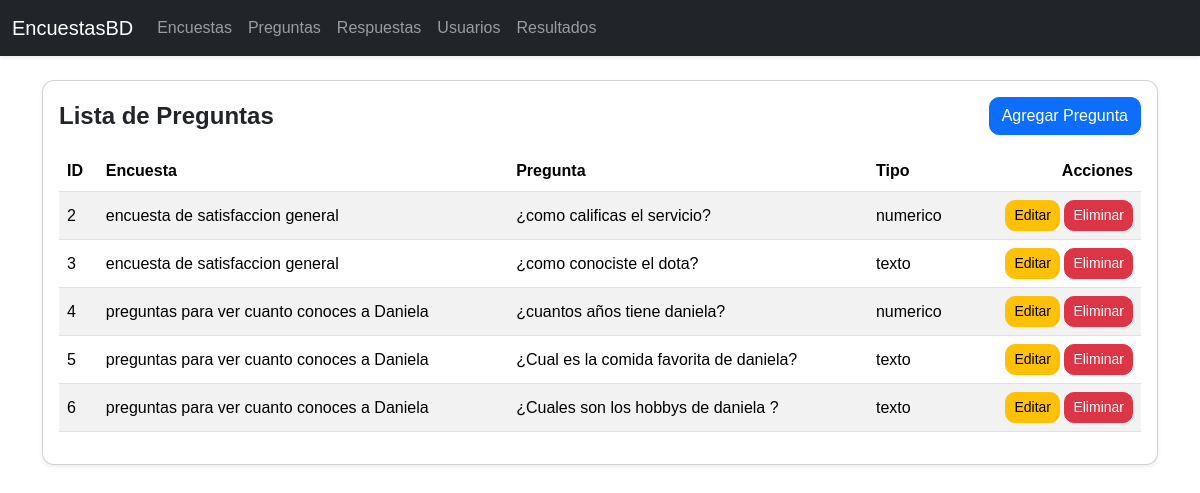
Screenshot of /preguntas/ with the database file from the repository.
### tables this page shows
CREATE TABLE preguntas (
    id INTEGER PRIMARY KEY AUTOINCREMENT,
    id_encuesta INTEGER NOT NULL,
    texto_pregunta TEXT NOT NULL,
    tipo TEXT NOT NULL,
    FOREIGN KEY(id_encuesta) REFERENCES encuestas(id)
);

CREATE TABLE encuestas (
    id INTEGER PRIMARY KEY AUTOINCREMENT,
    titulo TEXT NOT NULL,
    descripcion TEXT,
    fecha_creacion TEXT DEFAULT CURRENT_TIMESTAMP
);

### preguntas/__init__.py (the view)
@preguntas_bp.route("/")
def preguntas_index():
    db = get_db()
    preguntas = db.execute("""
        SELECT p.id, p.texto_pregunta, p.tipo, e.titulo AS encuesta_titulo
        FROM preguntas p
        JOIN encuestas e ON p.id_encuesta = e.id
    """).fetchall()
    return render_template("preguntas_index.html", preguntas=preguntas)

### app.py (called while the page is built)
@app.teardown_appcontext
def teardown_db(exception):
    close_db()

### database.py (called while the page is built)
def get_db():
    db = getattr(g, "_database", None)
    if db is None:
        db = g._database = sqlite3.connect(DATABASE)
        db.row_factory = sqlite3.Row
    return db

### templates/preguntas_index.html (shortened to what this page needs)
{% extends "base.html" %}
{% block content %}
<div class="card shadow-sm">
  <div class="card-body">
    <div class="d-flex justify-content-between align-items-center mb-3">
      <h1 class="h4 m-0">Lista de Preguntas</h1>
      <a href="{{ url_for('preguntas.preguntas_add') }}" class="btn btn-primary">Agregar Pregunta</a>
    </div>
    <table class="table table-striped align-middle">
      <thead>
        <tr>
          <th>ID</th>
          <th>Encuesta</th>
          <th>Pregunta</th>
          <th>Tipo</th>
          <th class="text-end">Acciones</th>
        </tr>
      </thead>
      <tbody>
        {% for p in preguntas %}
        <tr>
          <td>{{ p.id }}</td>
          <td>{{ p.encuesta_titulo }}</td>
          <td>{{ p.texto_pregunta }}</td>
          <td>{{ p.tipo }}</td>
          <td class="text-end">
            <a href="{{ url_for('preguntas.preguntas_edit', id=p.id) }}" class="btn btn-warning btn-sm">Editar</a>
            <a onclick="return confirm('¿Seguro que deseas eliminar esta pregunta?')"
               href="{{ url_for('preguntas.preguntas_delete', id=p.id) }}"
               class="btn btn-danger btn-sm">Eliminar</a>
          </td>
        </tr>
        {% endfor %}
      </tbody>
    </table>
  </div>
</div>
{% endblock %}

### templates/base.html (shortened to what this page needs)
<!DOCTYPE html>
<html lang="es">
<head>
    <link href="https://cdn.jsdelivr.net/npm/bootstrap@5.3.2/dist/css/bootstrap.min.css" rel="stylesheet">
    <link rel="stylesheet" href="{{ url_for('static', filename='styles.css') }}">
</head>
<body>
    <nav class="navbar navbar-expand-lg navbar-dark bg-dark shadow-sm">
        <div class="container-fluid">
            <a class="navbar-brand" href="{{ url_for('index') }}">EncuestasBD</a>
            <div class="collapse navbar-collapse" id="navbarNav">
                <ul class="navbar-nav">
                    <li class="nav-item">
                        <a class="nav-link" href="{{ url_for('encuestas.encuestas_index') }}">Encuestas</a>
                    </li>
                    <li class="nav-item">
                        <a class="nav-link" href="{{ url_for('preguntas.preguntas_index') }}">Preguntas</a>
                    </li>
                    <li class="nav-item">
                        <a class="nav-link" href="{{ url_for('respuestas.respuestas_index') }}">Respuestas</a>
                    </li>
                    <li class="nav-item">
                        <a class="nav-link" href="{{ url_for('usuarios.usuarios_index') }}">Usuarios</a>
                    </li>
                    <li class="nav-item">
                        <a class="nav-link" href="{{ url_for('resultados.resultados_index') }}">Resultados</a>
                    </li>
                </ul>
            </div>
        </div>
    </nav>
    <div class="container mt-4 mb-5">
        {% block content %}
        {% endblock %}
    </div>
</body>
</html>

### static/styles.css (style rules this page uses)
body { background-image: url("https://wallpapers.com/images/hd/darling-in-the-franxx-lovely-couple-o31g3xt2x8baqsm1.jpg"); background-size: cover; background-position: center; background-attachment: fixed; background-repeat: no-repeat; font-family: Arial, sans-serif; }
.navbar { box-shadow: 0 4px 8px rgba(0,0,0,0.15); }
.container h1 { font-weight: bold; }
.table { background: white !important; }
.card { border-radius: 12px; }
.btn { border-radius: 10px; }

### rows the page displays
preguntas: id "2", encuesta_titulo "encuesta de satisfaccion general", texto_pregunta "¿como calificas el servicio?", tipo "numerico"
preguntas: id "3", encuesta_titulo "encuesta de satisfaccion general", texto_pregunta "¿como conociste el dota?", tipo "texto"
preguntas: id "4", encuesta_titulo "preguntas para ver cuanto conoces a Daniela", texto_pregunta "¿cuantos años tiene daniela?", tipo "numerico"
preguntas: id "5", encuesta_titulo "preguntas para ver cuanto conoces a Daniela", texto_pregunta "¿Cual es la comida favorita de daniela?", tipo "texto"
preguntas: id "6", encuesta_titulo "preguntas para ver cuanto conoces a Daniela", texto_pregunta "¿Cuales son los hobbys de daniela ?", tipo "texto"
